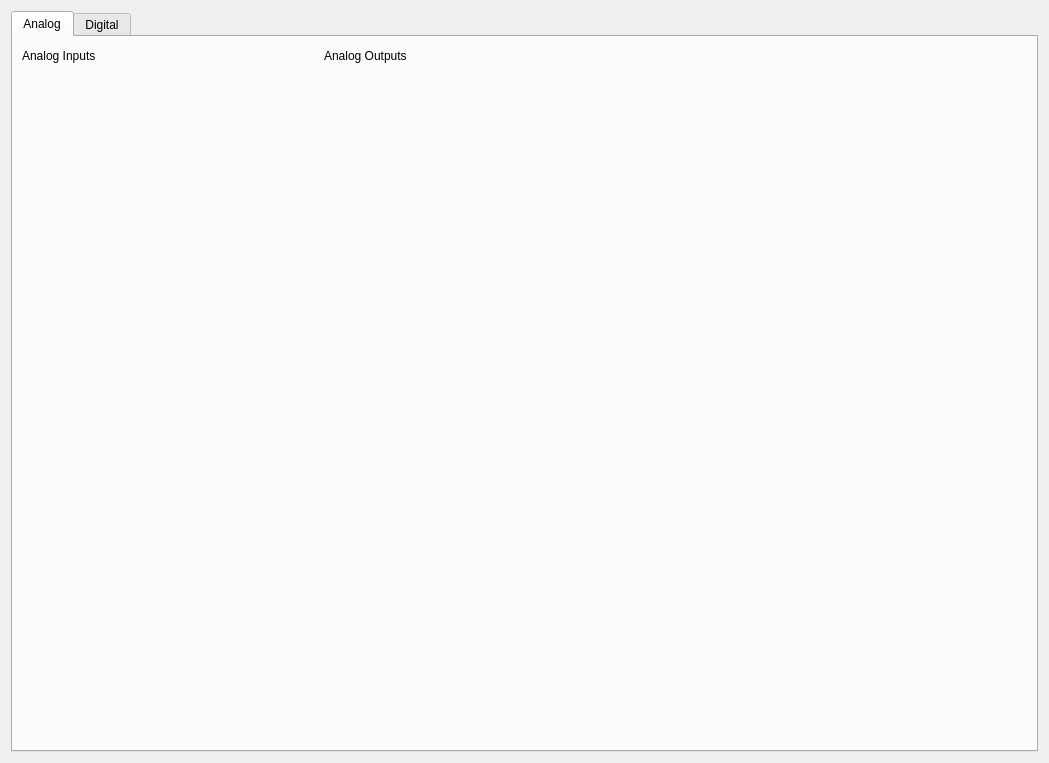
<?xml version="1.0" encoding="UTF-8"?>
<ui version="4.0">
 <class>EFrame</class>
 <widget class="QEFrame" name="EFrame">
  <property name="geometry">
   <rect>
    <x>0</x>
    <y>0</y>
    <width>1049</width>
    <height>763</height>
   </rect>
  </property>
  <property name="minimumSize">
   <size>
    <width>100</width>
    <height>100</height>
   </size>
  </property>
  <property name="sizeIncrement">
   <size>
    <width>1</width>
    <height>1</height>
   </size>
  </property>
  <property name="windowTitle">
   <string>Analog and Digital I/O</string>
  </property>
  <layout class="QVBoxLayout" name="verticalLayout">
   <item>
    <widget class="QTabWidget" name="tabWidget">
     <property name="currentIndex">
      <number>0</number>
     </property>
     <widget class="QWidget" name="tab">
      <attribute name="title">
       <string>Analog</string>
      </attribute>
      <layout class="QVBoxLayout" name="verticalLayout_6">
       <item>
        <layout class="QHBoxLayout" name="horizontalLayout" stretch="3,7">
         <property name="spacing">
          <number>1</number>
         </property>
         <item>
          <layout class="QVBoxLayout" name="verticalLayout_5">
           <item>
            <widget class="QLabel" name="label_3">
             <property name="maximumSize">
              <size>
               <width>16777215</width>
               <height>20</height>
              </size>
             </property>
             <property name="text">
              <string>Analog Inputs</string>
             </property>
            </widget>
           </item>
           <item>
            <widget class="QEFormGrid" name="qeformgrid">
             <property name="uiFile">
              <string>galil_ctrl_analog_in.ui</string>
             </property>
             <property name="variableSubstitutions" stdset="0">
              <string/>
             </property>
             <property name="number">
              <number>8</number>
             </property>
             <property name="slotStrings">
              <stringlist/>
             </property>
             <property name="rowNumberOffset" stdset="0">
              <number>0</number>
             </property>
             <property name="rowNumberWidth">
              <number>1</number>
             </property>
            </widget>
           </item>
          </layout>
         </item>
         <item>
          <layout class="QVBoxLayout" name="verticalLayout_2">
           <item>
            <widget class="QLabel" name="label_2">
             <property name="minimumSize">
              <size>
               <width>0</width>
               <height>0</height>
              </size>
             </property>
             <property name="maximumSize">
              <size>
               <width>16777215</width>
               <height>20</height>
              </size>
             </property>
             <property name="text">
              <string>Analog Outputs</string>
             </property>
            </widget>
           </item>
           <item>
            <widget class="QEFormGrid" name="qeformgrid_2">
             <property name="uiFile">
              <string>galil_ctrl_analog_out.ui</string>
             </property>
             <property name="number">
              <number>8</number>
             </property>
             <property name="rowNumberOffset" stdset="0">
              <number>0</number>
             </property>
             <property name="rowNumberWidth">
              <number>1</number>
             </property>
            </widget>
           </item>
          </layout>
         </item>
        </layout>
       </item>
      </layout>
     </widget>
     <widget class="QWidget" name="tab_2">
      <attribute name="title">
       <string>Digital</string>
      </attribute>
      <layout class="QVBoxLayout" name="verticalLayout_4">
       <item>
        <layout class="QVBoxLayout" name="verticalLayout_3" stretch="1,10,10,10,1,20,10">
         <item>
          <widget class="QLabel" name="label_4">
           <property name="sizePolicy">
            <sizepolicy hsizetype="Preferred" vsizetype="Preferred">
             <horstretch>0</horstretch>
             <verstretch>0</verstretch>
            </sizepolicy>
           </property>
           <property name="text">
            <string>Inputs</string>
           </property>
          </widget>
         </item>
         <item>
          <widget class="QEForm" name="qeform_2">
           <property name="minimumSize">
            <size>
             <width>300</width>
             <height>0</height>
            </size>
           </property>
           <property name="uiFile" stdset="0">
            <string>galil_ctrl_digital_in.ui</string>
           </property>
           <property name="variableSubstitutions" stdset="0">
            <string>BYTE=0</string>
           </property>
           <property name="resizeContents">
            <bool>true</bool>
           </property>
          </widget>
         </item>
         <item>
          <widget class="QEForm" name="qeform_3">
           <property name="minimumSize">
            <size>
             <width>300</width>
             <height>0</height>
            </size>
           </property>
           <property name="uiFile" stdset="0">
            <string>galil_ctrl_digital_in.ui</string>
           </property>
           <property name="variableSubstitutions" stdset="0">
            <string>BYTE=1</string>
           </property>
           <property name="resizeContents">
            <bool>true</bool>
           </property>
          </widget>
         </item>
         <item>
          <widget class="QEForm" name="qeform_4">
           <property name="minimumSize">
            <size>
             <width>300</width>
             <height>0</height>
            </size>
           </property>
           <property name="uiFile" stdset="0">
            <string>galil_ctrl_digital_in.ui</string>
           </property>
           <property name="variableSubstitutions" stdset="0">
            <string>BYTE=2</string>
           </property>
           <property name="resizeContents">
            <bool>true</bool>
           </property>
          </widget>
         </item>
         <item>
          <widget class="QLabel" name="label_5">
           <property name="sizePolicy">
            <sizepolicy hsizetype="Preferred" vsizetype="Preferred">
             <horstretch>0</horstretch>
             <verstretch>0</verstretch>
            </sizepolicy>
           </property>
           <property name="text">
            <string>Outputs</string>
           </property>
          </widget>
         </item>
         <item>
          <widget class="QEForm" name="qeform_5">
           <property name="minimumSize">
            <size>
             <width>300</width>
             <height>0</height>
            </size>
           </property>
           <property name="uiFile" stdset="0">
            <string>galil_ctrl_digital_out.ui</string>
           </property>
           <property name="variableSubstitutions" stdset="0">
            <string>WORD=0</string>
           </property>
           <property name="resizeContents">
            <bool>true</bool>
           </property>
          </widget>
         </item>
         <item>
          <widget class="QEForm" name="qeform">
           <property name="minimumSize">
            <size>
             <width>300</width>
             <height>0</height>
            </size>
           </property>
           <property name="uiFile" stdset="0">
            <string>galil_ctrl_digital_out_8bit.ui</string>
           </property>
           <property name="variableSubstitutions" stdset="0">
            <string>WORD=1</string>
           </property>
          </widget>
         </item>
        </layout>
       </item>
      </layout>
     </widget>
    </widget>
   </item>
  </layout>
 </widget>
 <customwidgets>
  <customwidget>
   <class>QEForm</class>
   <extends>QWidget</extends>
   <header>QEForm.h</header>
  </customwidget>
  <customwidget>
   <class>QEFormGrid</class>
   <extends>QEFrame</extends>
   <header>QEFormGrid.h</header>
  </customwidget>
  <customwidget>
   <class>QEFrame</class>
   <extends>QFrame</extends>
   <header>QEFrame.h</header>
   <container>1</container>
  </customwidget>
 </customwidgets>
 <resources/>
 <connections/>
</ui>
